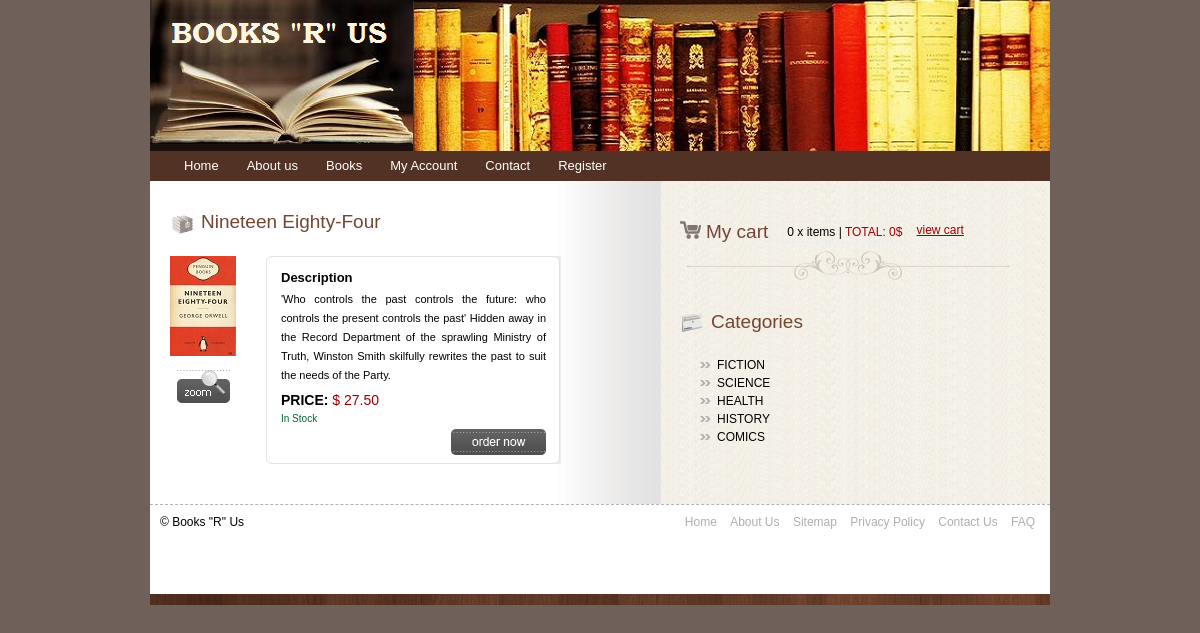
Page /bookstore/books/details.html.php?itemCode=A001 on the committed database.
### tables this page shows
CREATE TABLE IF NOT EXISTS `item` (
  `itemCode` varchar(10) NOT NULL,
  `itemName` varchar(25) NOT NULL,
  `description` varchar(255) NOT NULL,
  `category` enum('FICTION','SCIENCE','HEALTH','HISTORY','COMICS') NOT NULL,
  `qtyOnHand` int(11) NOT NULL DEFAULT '0',
  `unitPrice` decimal(10,2) unsigned NOT NULL DEFAULT '0.00',
  `photo1` varchar(50) NOT NULL,
  `photo2` varchar(50) DEFAULT NULL,
  `photo3` varchar(50) DEFAULT NULL,
  `thumbNail` varchar(50) NOT NULL,
  `featured` tinyint(1) NOT NULL
);

### bookstore/books/details.html.php (the view, shortened to what this page needs)
<?php
include '../includes/db.inc.php';
$itemCode = $_GET['itemCode'];
try
{
	$sql = "SELECT * FROM item WHERE itemCode = '$itemCode'";
	$result = $pdo->query($sql);
}
catch (PDOException $e)
{
	$error = 'Error fetching item from item table!';
	$pageTitle = 'Error';
	include 'error.html.php';
	exit();
}
while ($row = $result->fetch())
{
$items[] = array('itemCode' => $row['itemCode'],
'itemName' => $row['itemName'],
'description' => $row['description'],
'category' => $row['category'],
'qtyOnHand' => $row['qtyOnHand'],
'unitPrice' => $row['unitPrice'],
'photo1' => $row['photo1'],
'photo2' => $row['photo2'],
'photo3' => $row['photo3'],
'thumbNail' => $row['thumbNail'],
'featured' => $row['featured']);
}
?>
<!DOCTYPE html PUBLIC "-//W3C//DTD XHTML 1.0 Transitional//EN" "http://www.w3.org/TR/xhtml1/DTD/xhtml1-transitional.dtd">
<html xmlns="http://www.w3.org/1999/xhtml">
<head>
<link rel="stylesheet" type="text/css" href="../css/style.css" />
<link rel="stylesheet" href="../css/lightbox.css" type="text/css" media="screen" />
</head>
<body>
<div id="wrap">
      <?php include_once '../includes/header.inc.php'; ?>
       <div class="center_content">
       	<div class="left_content">
			<?php if (isset($items)): ?>
        	<?php foreach ($items as $item): ?>
            <div class="title"><span class="title_icon"><img src="../images/bullet1.gif" alt="" title="" /></span><?php echo $item['itemName'];?></div>
        	<div class="feat_prod_box_details">
            	<div class="prod_img"><a href="details.html.php?itemCode=<?php echo $item['itemCode'];?>"><img src="../images/<?php echo $item['thumbNail'];?>" alt="" title="" border="0" width="66" height="100" /></a>
                <br /><br />
                <a href="smallimage.php?imagename=<?php echo $item['photo1'];?>" rel="lightbox[booksimages]"> <img src="../images/zoom.gif" alt="" title="" border="0" /></a>
                </div>
                <div class="prod_det_box">
                	<div class="box_top"></div>
                    <div class="box_center">
                    <div class="prod_title"><strong>Description</strong></div>
                    <p class="details"><?php echo $item['description'];?></p>
                    <div class="price"><strong>PRICE:</strong> <span class="red">$ <?php echo $item['unitPrice'];?></span></div>
					<div class="stock"> <?php if($item['qtyOnHand']>=1){ ?>
					<span class="green">In Stock</span><?php } else{ ?>
					<span class="red">Not In Stock</span><?php }  ?>
					</div>
					<a href="index.php?addtocart=yes&itemcode=<?php echo $item['itemCode']?>" class="more"><img src="../images/order_now.gif" alt="" title="" border="0" /></a>
                    </div>
                    <div class="box_bottom"></div>
                </div>
            </div>
			<?php endforeach; ?>
			<?php endif; ?>
        </div>
         <div class="right_content">
		                 <?php include_once '../includes/cartdisplay.inc.php'; ?>
       <div class="right_box">
					<?php require_once '../includes/categories.inc.php'; ?>
		</div>
       </div>
      <?php include_once '../includes/footer.inc.php'; ?>
</div>
</body>
</html>

### bookstore/css/style.css (style rules this page uses)
body { background-color:#6F605A; font-family:Arial, Helvetica, sans-serif; padding:0; font-size:12px; margin:0px auto auto auto; color:#000000; }
a { color:#f8981d; }
p { padding:5px 0 5px 0; margin:0px; text-align:justify; line-height:19px; }
p.details { padding:5px 15px 5px 15px; font-size:11px; }
#wrap { width:900px; height: auto; margin:auto; background-color:#FFFFFF; }
span.red { color:#990000; }
span.green { color:#006633; }
.price { font-size:14px; padding:0 0 0 15px; margin:2px 0 5px 0; }
.stock { font-size:10px; padding:0 0 0 15px; margin:2px 0 5px 0; }
.center_content { width:900px; padding:0px 0 0 0; background:url(../images/center_bg.gif) repeat-y center; }
.left_content { width:490px; float:left; padding:20px 0 20px 20px; }
.right_content { width:370px; float:left; padding:20px 0 20px 20px; }
.title { color:#734633; padding:0px; float:left; font-size:19px; margin:10px 0 10px 0; }
span.title_icon { float:left; padding:0 5px 0 0; }
.prod_title { color:#000000; padding:5px 0 0 15px; font-size:13px; }
a.more { font-style:italic; color:#f8981d; float:right; text-decoration:none; font-size:11px; padding:0px 15px 0 0 ; }
.right_box { width:170px; float:left; padding:10px 0 0 0; }
.feat_prod_box_details { padding:10px 0 10px 0; margin:0 20px 10px 0; clear:both; }
.prod_img { float:left; padding:0 5px 0 0; text-align:center; }
.prod_det_box { width:295px; float:left; padding:0 0 0 25px; position:relative; }
.box_top { width:295px; height:9px; background:url(../images/box_top.gif) no-repeat center bottom; }
.box_center { width:295px; height:auto; background:url(../images/box_center.gif) repeat-y center; }
.box_bottom { width:295px; height:9px; background:url(../images/box_bottom.gif) no-repeat center top; }

### rows in the picture
item: itemName "Nineteen Eighty-Four", thumbNail (picture), description "'Who controls the past controls the future: who controls the present controls the past' Hidden away in the Record Department of the sprawling Ministry of Truth, Winston Smith skilfully rewrites the past to suit the needs of the Party.", unitPrice "27.50", qtyOnHand "In Stock"

### other values in the picture
$totalqty "0"
$totalcartvalue "0"
html($text) "FICTION"
html($text) "SCIENCE"
html($text) "HEALTH"
html($text) "HISTORY"
html($text) "COMICS"
